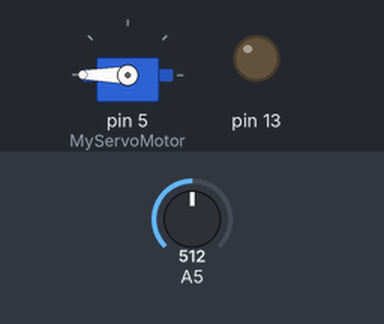
Simulated run of this sketch. Board: Arduino Uno, built with avr-gcc and run on an emulated ATmega328P. On the bench: servo, output pins drawn as LEDs (lit = HIGH). The test bench sets the inputs (shaded band); at power-on: A5 = 512. What the sketch prints to the serial monitor is not drawn.

Above: at 1.2 s.
1.3 s: A5 set to 440
At 2.4 s:
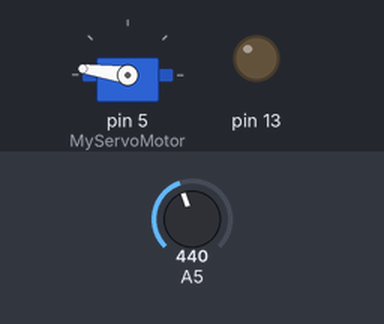
2.8 s: A5 set to 306
At 3.6 s:
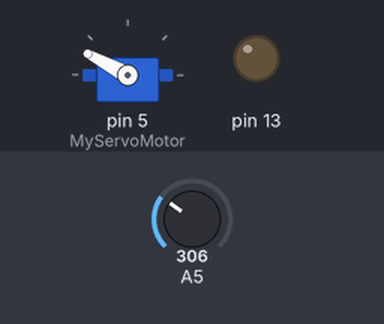
4.3 s: A5 set to 122
At 4.8 s:
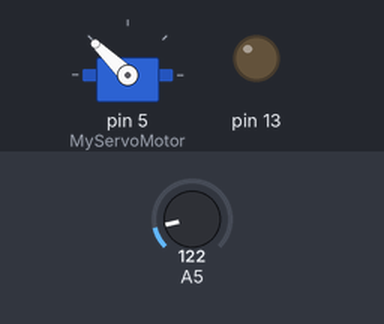
5.8 s: A5 set to 460
At 7.0 s:
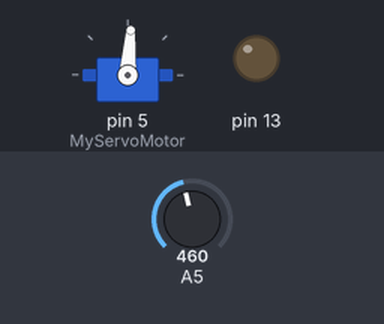
7.3 s: A5 set to 900
At 8.3 s:
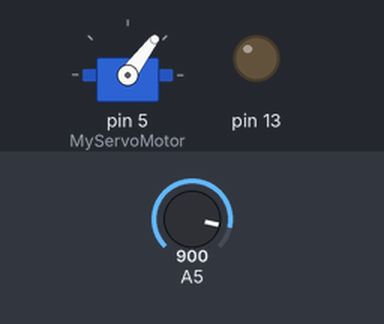
8.8 s: A5 set to 0
At 10.1 s:
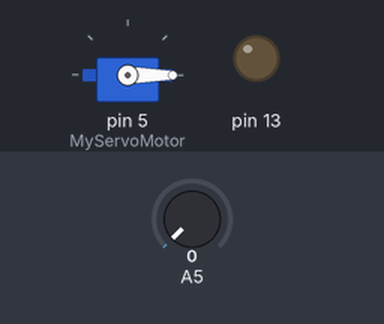
Timing chart, 0 to 11.3 s (numbered marks = the images above; inputs shaded):
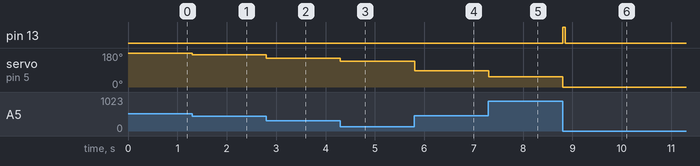

Measured:
- after the input at 1.3 s, servo on pin 5 (MyServoMotor): 180° → 172° at once
- after the input at 2.8 s, servo on pin 5 (MyServoMotor): 172° → 152° at once
- after the input at 4.3 s, servo on pin 5 (MyServoMotor): 152° → 136° at once
- after the input at 5.8 s, servo on pin 5 (MyServoMotor): 136° → 86° at once
- after the input at 7.3 s, servo on pin 5 (MyServoMotor): 86° → 53° at once
- after the input at 8.8 s, pin 13: LOW → HIGH at once, → LOW 0.05 s later; servo on pin 5 (MyServoMotor): 53° → 0° at once

The sketch:

L11_Servo_Sound.ino
```cpp
#include <Servo.h>

Servo MyServoMotor;

const int sampleWindow = 50; // Sample window width in mS (50 mS = 20Hz)
unsigned int sample;
unsigned int HighestSoFar = 0;

void setup()
{
  pinMode(13, OUTPUT);
  Serial.begin(9600);
  MyServoMotor.attach(5);
  MyServoMotor.write(179);
}

void loop()
{
  unsigned long startMillis = millis();
  unsigned int PeakToPeak = 0;
  unsigned int signalMax = 0;
  unsigned int signalMin = 1024;

  // collect data for 50 mS
  while (millis() - startMillis < sampleWindow)
  {
    sample = analogRead(5);
    if (sample < 1024)  // toss out spurious readings
    {
      if (sample > signalMax)
      {
        signalMax = sample;  // save just the max levels
      }
      else if (sample < signalMin)
      {
        signalMin = sample;  // save just the min levels
      }
    }
  }

  PeakToPeak = signalMax - signalMin;
  if (PeakToPeak > HighestSoFar) {
    HighestSoFar = PeakToPeak;
  }
  int ServoPosition = map(HighestSoFar, 50, 600, 179, 0);
  MyServoMotor.write(ServoPosition);
  Serial.println(PeakToPeak);

  if (PeakToPeak >= 450) {
    digitalWrite(13, HIGH);
    // fire
  } else {
    digitalWrite(13, LOW);
  }

}
```
